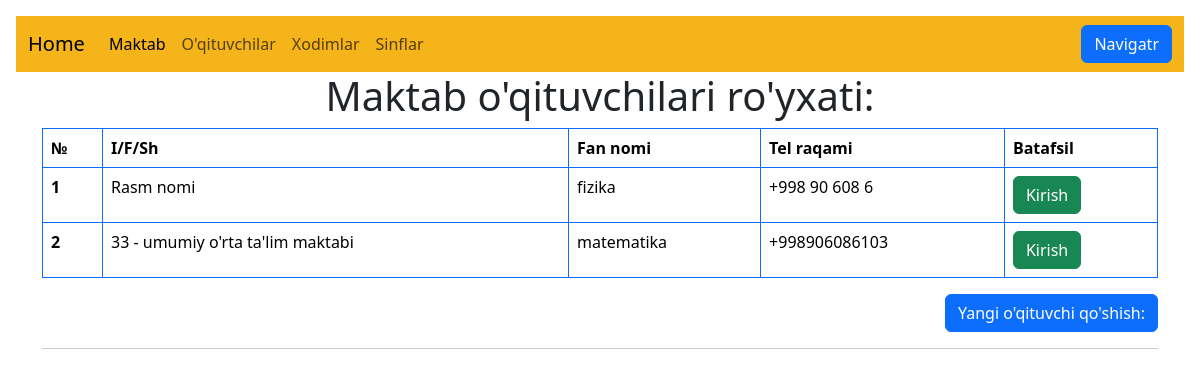
Page /student/teachers/ (signed in) on the committed database.
### student/models.py (models this page shows, shortened)
class Teachers(models.Model):
    name = models.CharField(max_length=55)
    position = models.CharField(max_length=30)
    phone = models.CharField(max_length=17, default='+998')
    working_time = models.IntegerField(blank=True)
    level = models.CharField(max_length=15, default="bo'sh", blank=True)
    photo = models.ImageField(default="/media/about1.jpg", upload_to='images/', blank=True)
    author = models.ForeignKey(
        get_user_model(),
        on_delete=models.CASCADE,
    )

### student/views.py (the view)
# urls.py: path('teachers/', TeachersListView.as_view(), name='teachers_list'),
class TeachersListView(LoginRequiredMixin, ListView):
    model = Teachers
    template_name = 'teachers_list.html'

### templates/teachers_list.html (shortened to what this page needs)
{% extends 'base2.html' %}
{% load static %}
{% block content %}
        <div  align="center">
            <h1>Maktab o'qituvchilari ro'yxati:</h1>
        </div>
<table class="table table-bordered border-primary">
        <thead>
          <tr>
            <th scope="col">&#8470;</th>
            <th scope="col">I/F/Sh</th>
            <th scope="col">Fan nomi</th>
            <th scope="col">Tel raqami</th>
            <th scope="col">Batafsil</th>
          </tr>
        </thead>
            {% for teacher in object_list %}
                <div class="product">
                    <tbody>
                        <tr>
                          <th>{{ forloop.counter }}</th>
                          <td>{{ teacher.name }}</td>
                          <td>{{ teacher.position }}</td>
                          <td>{{ teacher.phone }}</td>
                          <td><a href="{% url 'teachers_detail' teacher.pk %}"><button  type="button" class="btn btn-success">Kirish</button></a></td>
                        </tr>
                    </tbody>
                </div>
            {% endfor %}
</table>
<div class="d-grid gap-2"  align="right">
    <a href="{% url 'teachers_new' %}"><button class="btn btn-primary" type="button">Yangi o'qituvchi qo'shish:</button></a>
</div>
    <hr>
{% endblock content %}

### rows in the picture
Teachers: name "Rasm nomi", position "fizika", phone "+998 90 608 6"
Teachers: name "33 - umumiy o'rta ta'lim maktabi", position "matematika", phone "+998906086103"
